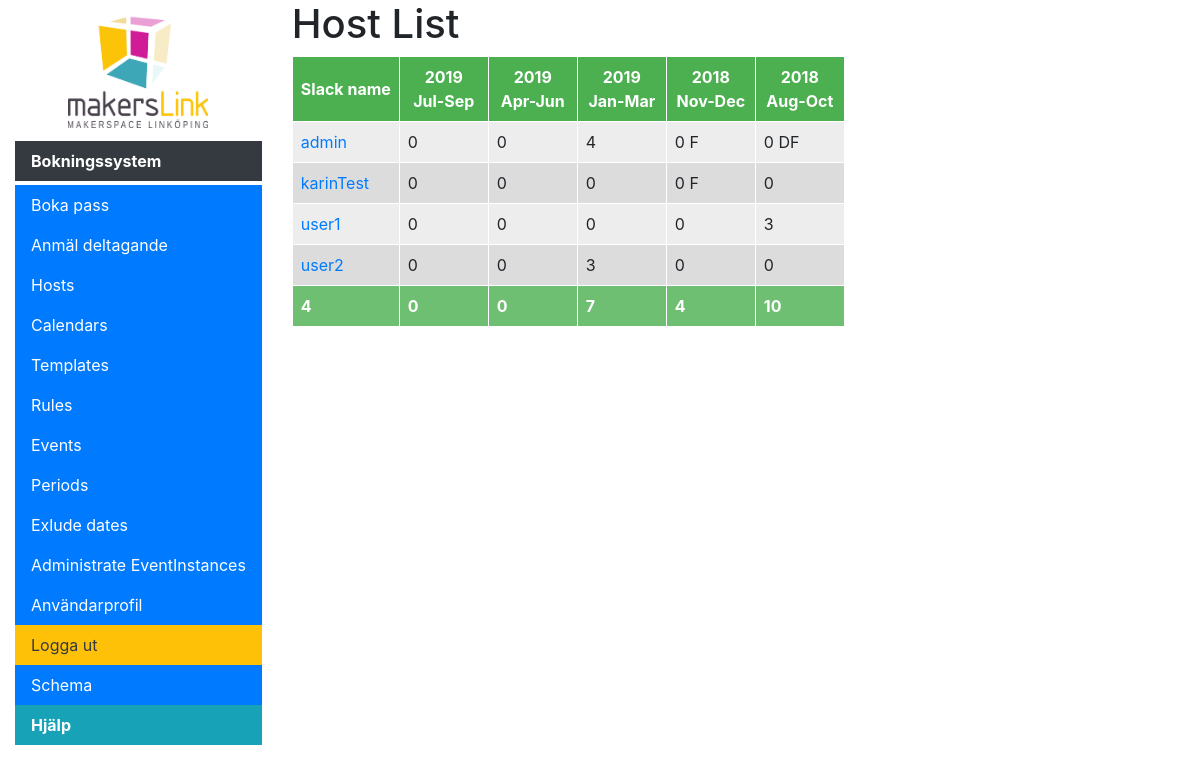
The page /scheduler/hosts (signed in) on the database as committed earlier.
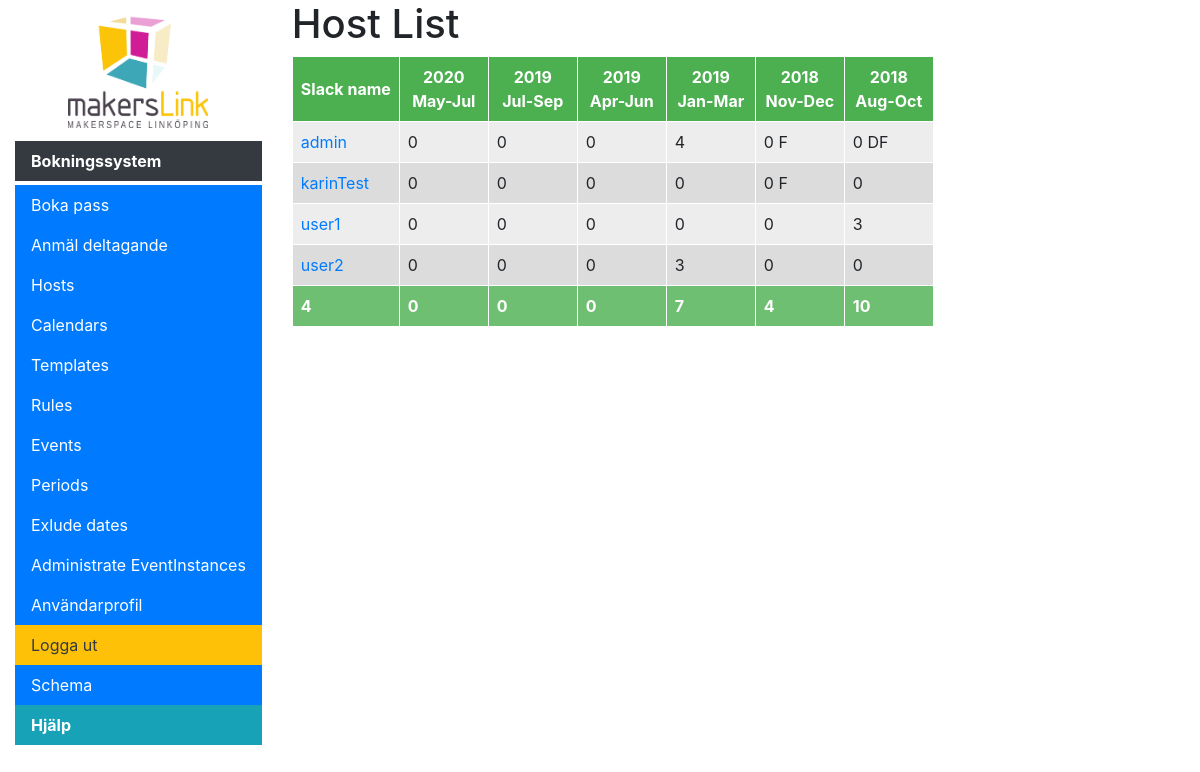
The same page on the database as committed later.
### scheduler/models.py (models this page shows, shortened)
class SchedulingPeriod(models.Model):
    start = models.DateField(help_text="Start of period", db_index=True)
    end = models.DateField(help_text="End of period", db_index=True)
    num_required_events = models.IntegerField(default = 6, help_text="Number of events a host should have in this period")
    participant_key_string = ParticipantKeyField(default = "", help_text="A string representing the events a host is required to be a participant to in this period", max_length=10)
    @property
    def name(self):
        return self.start.strftime('%Y %b') + "-" + self.end.strftime('%b')
    def get_participant_key_list(self):
        userParticipantList = accounts.models.User.objects.all().order_by('eventinstance__participants__slackId', 'eventinstance__period', 'eventinstance__event__template__count_key').annotate(
            participantName = Max('eventinstance__participants__slackId'), keyChar=Max('eventinstance__event__template__count_key', filter=Q(eventinstance__period=self.id)))
        currentUser = None
        resultList = {}
        for userParticipant in userParticipantList:
            if (currentUser == None or currentUser != userParticipant.participantName) and userParticipant.participantName != None:
                currentUser = userParticipant.participantName
                resultList[currentUser] = "";
            if currentUser != None and userParticipant.keyChar != None:
                resultList[currentUser] = resultList[currentUser] + userParticipant.keyChar
        return resultList
    def get_host_count_list(self):
        userHostList = accounts.models.User.objects.all().order_by('slackId', 'eventinstance__period').annotate(
            host_count=Count('slackId', filter=Q(eventinstance__status=1, eventinstance__period=self.id)))
        return userHostList
    def get_host_count_key_list(self):
        count_list = self.get_host_count_list()
        key_list = self.get_participant_key_list()
        resultList = {}
        for host in count_list:
            resultList[host.slackId] = str(host.host_count)
            if host.slackId in key_list:
                resultList[host.slackId] = resultList[host.slackId] + " " + key_list[host.slackId]
        return resultList
    def get_all_host_count_key_lists():
        periodList = SchedulingPeriod.objects.all().order_by('-start')
        resultList = {}
        for period in periodList:
            for user, count_key in period.get_host_count_key_list().items():
                if user not in resultList:
                    resultList[user] = {}
                resultList[user][period] = count_key
        return resultList
    def __str__(self):
        return self.name

### accounts/models.py (models this page shows, shortened)
class User(AbstractBaseUser, PermissionsMixin):
    USERNAME_FIELD = 'email'
    REQUIRED_FIELDS = ['slackId']
    class Meta:
        verbose_name = 'user'
        verbose_name_plural = 'users'
    objects = UserManager()
    slackIdValid = RegexValidator(r'^((?!@).)*$', 'Ange ditt slacknamn utan @-tecken.',
            code='invalid_slackId')
    email = models.EmailField(unique=True, verbose_name="E-post")
    slackId = models.CharField(max_length=100, verbose_name="Slacknamn", unique=True, blank=False, null=False, validators=[slackIdValid])
    is_active = models.BooleanField(default=False)
    is_staff = models.BooleanField(default=False)
    is_registration_complete = models.BooleanField(default=False)

### scheduler/views.py (the view)
# urls.py: path('hosts', views.HostListView.as_view(template_name='host_list.html'), name='hosts'),
class HostListView(UserIsStaffMixin, generic.ListView):
    model = SchedulingPeriod
    def get_context_data(self, **kwargs):
        context = super(HostListView, self).get_context_data(**kwargs)
        context['booking_count'] = EventInstance.objects.filter(status=1).count
        context['period_host_list'] = SchedulingPeriod.get_all_host_count_key_lists()
        return context
    def get_queryset(self):
        return SchedulingPeriod.objects.all().order_by('-start').annotate(event_count = Count('eventinstance', filter=Q(eventinstance__status=1)))

### scheduler/context_processors.py (called while the page is built)
def extra_menu_processor(request):
    extra = {}
    if hasattr(settings, "MENU_TITLE"):
    	extra['menu_title'] = settings.MENU_TITLE
    if hasattr(settings, "LOGO"):
        extra['logo'] = settings.LOGO
    if hasattr(settings, "MENU_EXTRA"):
        extra['menu_extra'] = settings.MENU_EXTRA
    return extra

### scheduler/views.py (called while the page is built)
    def test_func(self):
        return self.request.user.is_staff

### scheduler/templates/host_list.html
{% extends "base_generic.html" %}
{% block content %}
<h1>Host List</h1>
{% if schedulingperiod_list %}
<table>
  <thead><tr>
    <th>Slack name</th>
    {% for period in schedulingperiod_list %}
      <th><div style = "width:4.5em;text-align: center;">{{ period }} </div></th>
    {% endfor %}
  </tr></thead>
    {% for host, periods in period_host_list.items %}
      <tr class="{% cycle 'row-uneven' 'row-even' %}"><td><a href="{% url 'host-detail' slug=host %}">{{ host }}</a></td>
        {% for period, period_key in periods.items %}
          <td>{{ period_key }}</td>
		{% endfor %}
      </tr>
    {% endfor %}
	<thead><tr>
		<td class="emph">{{ period_host_list.items|length }}</td>
		{% for period in schedulingperiod_list %}
		    <td class="emph">{{ period.event_count }}</td>
		{% endfor %}
	</tr></thead>
</table>
{% else %}
  <p>No hosts in list.</p>
{% endif %}
{% endblock %}

Rows that differ between the two databases and show on the page:
added SchedulingPeriod: start+end "2020 May-Jul", period_key "0", event_count "0"
